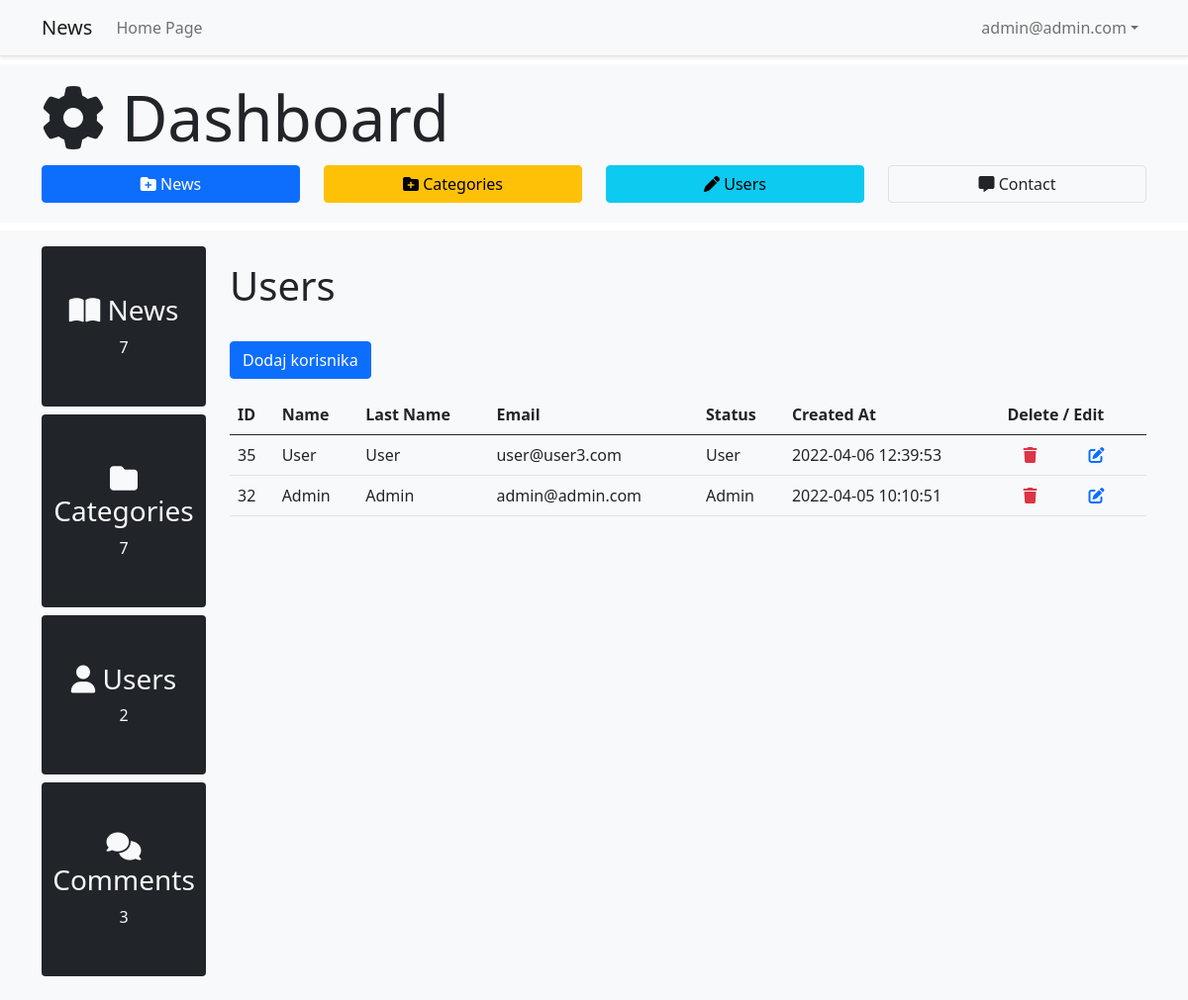
The page /admin/index.php (signed in) on the database its author committed.
### tables this page shows
CREATE TABLE `users` (
  `id` int(3) UNSIGNED NOT NULL,
  `first_name` varchar(255) NOT NULL,
  `last_name` varchar(255) NOT NULL,
  `email` varchar(255) NOT NULL,
  `password` varchar(255) NOT NULL,
  `status` enum('Admin','User') NOT NULL DEFAULT 'User',
  `time` datetime NOT NULL DEFAULT current_timestamp()
);

### admin/class/database.php (called while the page is built, shortened)
<?php
class Database {
  private $host = "localhost";
  private $user = "root";
  private $pass = "";
  private $name = "news";
  private $stmt;
  private $dbh;
  public function __construct(){
    $dns = "mysql:host=".$this->host.";dbname=".$this->name;
    try{
      $this->dbh = new PDO($dns, $this->user, $this->pass);
    }catch(PDOException $e){
      $this->error = $e->getMessage();
      echo $this->error;
    }
  }
  public function query($sql){
    return $this->stmt = $this->dbh->prepare($sql);
  }
  public function execute(){
    return $this->stmt->execute();
  }
  public function resultSet(){
    $this->execute();
    return $this->stmt->fetchAll(PDO::FETCH_OBJ);
  }
}
 ?>

### admin/class/user.php (called while the page is built, shortened)
<?php
class User {
  private $db;
  public function __construct(){
    $this->db = new Database();
  }
  public function showAll(){
    $this->db->query("SELECT * FROM users ORDER BY id DESC");
    $result = $this->db->resultSet();
    return $result;
  }
}
$user = new User();
 ?>

### admin/index.php (the view, shortened to what this page needs)
<?php require_once "includes/header.php" ?>
<?php require_once "includes/navbar.php" ?>
<?php require_once  "includes/adminDashboard.php"; ?>
<section class="mt-2 bg-light p-3">
  <div class="container">
    <div class="row">
<?php require_once "includes/leftBar.php"; ?>
      <div class="col-lg-10">
        <p class="display-6 my-3">Users</p>
      <button type="button" class="btn btn-primary my-3" data-bs-toggle="modal" data-bs-target="#addUserModal">Dodaj korisnika</button>
        <table class="table table-hover">
          <thead>
            <tr>
              <th>ID</th>
              <th>Name</th>
              <th>Last Name</th>
              <th>Email</th>
              <th>Status</th>
              <th>Created At</th>
              <th>Delete / Edit</th>
            </tr>
          </thead>
          <tbody>
        <?php foreach($user->showAll() as $user): ?>
            <tr id="<?php echo $user->id ?>">
              <td><?php echo $user->id ?></td>
              <td><?php echo $user->first_name ?></td>
              <td><?php echo $user->last_name ?></td>
              <td><?php echo $user->email ?></td>
              <td><?php echo $user->status ?></td>
              <td><?php echo $user->time ?></td>
              <td>
                <span class="deleteUser" data-id="<?php echo $user->id ?>"> <i class="fa-solid fa-trash text-danger me-5 ms-3"> </i></span>
                <span class="editUser" data-id="<?php echo $user->id ?>" data-first_name="<?php echo $user->first_name ?>" data-last_name="<?php echo $user->last_name ?>" data-email="<?php echo $user->email ?>" data-password="<?php echo $user->password ?>" data-status="<?php echo $user->status ?>"> <i class="fa-solid fa-pen-to-square text-primary"> </i></span>
              </td>
            </tr>
        <?php endforeach ?>
          </tbody>
        </table>
      </div>
    </div>
  </div>
</section>

### admin/css/style.css (style rules this page uses)
span { cursor:pointer; }

### rows shown on the page
users: id "35", first_name "User", last_name "User", email "user@user3.com", status "User", time "2022-04-06 12:39:53"
users: id "32", first_name "Admin", last_name "Admin", email "admin@admin.com", status "Admin", time "2022-04-05 10:10:51"

### other values the page prints
$_SESSION['email'] "admin@admin.com"
count($posts->showAll()) "7"
count($category->show()) "7"
count($user->showAll()) "2"
count($comment->showAllComment()) "3"
